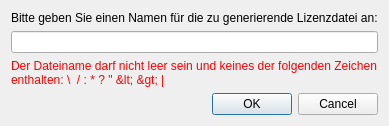
<?xml version="1.0" encoding="UTF-8"?>
<ui version="4.0">
 <class>DlgFileName</class>
 <widget class="QWidget" name="DlgFileName">
  <property name="geometry">
   <rect>
    <x>0</x>
    <y>0</y>
    <width>382</width>
    <height>123</height>
   </rect>
  </property>
  <property name="windowTitle">
   <string>DlgFileName</string>
  </property>
  <layout class="QVBoxLayout" name="verticalLayout">
   <item>
    <widget class="QLabel" name="lblToDo">
     <property name="sizePolicy">
      <sizepolicy hsizetype="Preferred" vsizetype="Fixed">
       <horstretch>0</horstretch>
       <verstretch>0</verstretch>
      </sizepolicy>
     </property>
     <property name="text">
      <string>Bitte geben Sie einen Namen für die zu generierende Lizenzdatei an:</string>
     </property>
    </widget>
   </item>
   <item>
    <widget class="QLineEdit" name="fileNameLine">
     <property name="maxLength">
      <number>50</number>
     </property>
    </widget>
   </item>
   <item>
    <widget class="QLabel" name="lblWarning">
     <property name="sizePolicy">
      <sizepolicy hsizetype="Preferred" vsizetype="Fixed">
       <horstretch>0</horstretch>
       <verstretch>0</verstretch>
      </sizepolicy>
     </property>
     <property name="styleSheet">
      <string notr="true">color: rgb(255, 0, 0);</string>
     </property>
     <property name="text">
      <string>Der Dateiname darf nicht leer sein und keines der folgenden Zeichen 
enthalten: \  / : * ? &quot; &lt; &gt; |</string>
     </property>
    </widget>
   </item>
   <item>
    <widget class="QDialogButtonBox" name="buttonBox">
     <property name="standardButtons">
      <set>QDialogButtonBox::Cancel|QDialogButtonBox::Ok</set>
     </property>
    </widget>
   </item>
  </layout>
 </widget>
 <layoutdefault spacing="6" margin="11"/>
 <resources/>
 <connections/>
</ui>
